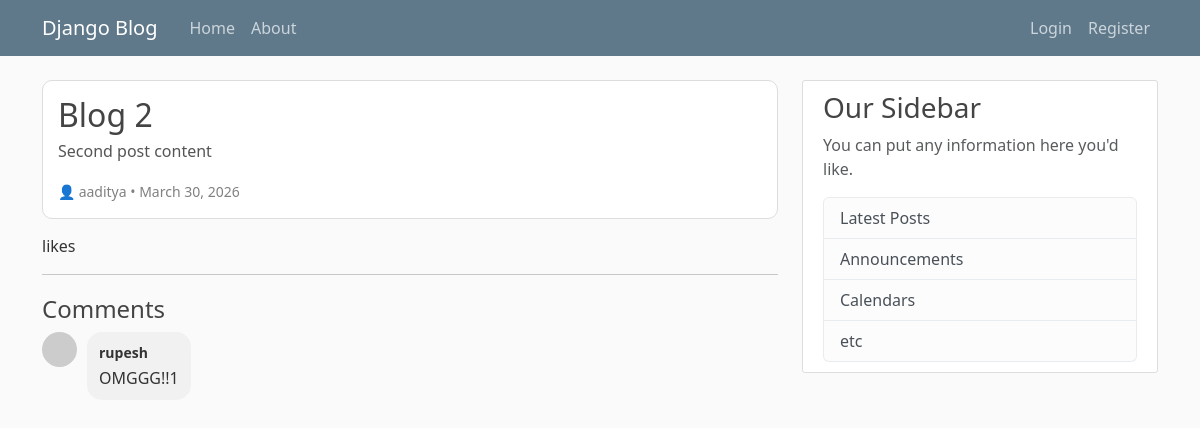
The app's page /post/2/ with its own data.
### blog/models.py (models this page shows, shortened)
class Post(models.Model):
  title=models.CharField(max_length=100)
  content=models.TextField()
  author=models.ForeignKey(User,on_delete=models.CASCADE)
  created_at=models.DateTimeField(auto_now_add=True)

class Comment(models.Model):
  post=models.ForeignKey(Post, on_delete=models.CASCADE, related_name='comments')
  user=models.ForeignKey(User, on_delete=models.CASCADE)
  content=models.TextField()
  created_at=models.DateTimeField(auto_now_add=True)

### blog/views.py (the view)
# urls.py: path('post/<int:pk>/', views.post_detail, name='post-detail'),
def post_detail(request, pk):
    post = get_object_or_404(Post, id=pk)
    comments = post.comments.all()
    is_liked = False
    if request.user.is_authenticated:
        is_liked = Like.objects.filter(post=post, user=request.user).exists()
    if request.method == 'POST':
        if request.user.is_authenticated:
            form = CommentForm(request.POST)
            if form.is_valid():
                comment = form.save(commit=False)
                comment.post = post
                comment.user = request.user
                comment.save()
                return redirect('post-detail', pk=post.id)
        else:
            return redirect('login')
    else:
        form = CommentForm()
    context = {
        'post': post,
        'comments': comments,
        'form': form,
        'is_liked': is_liked
    }
    return render(request, 'blog/post_detail.html', context)

### blog/templates/blog/post_detail.html (shortened to what this page needs)
{% extends "blog/base.html" %}
{% block content %}
<article style="border:1px solid #ddd; padding:15px; border-radius:10px; margin-bottom:15px; background:#fff;">
  <h2 style="margin-bottom:5px;">{{ post.title }}</h2>
  <p style="color:#555;">{{ post.content }}</p>
  <small style="color:gray;">
    👤 {{ post.author }} • {{ post.created_at|date:"F d, Y" }}
  </small>
</article>
<div style="display:flex; align-items:center; gap:10px; margin-top:10px;">
  <p style="margin:0;"><strong>{{ post.likes.count }}</strong> likes</p>
</div>
<hr>
<h4 style="margin-top:20px;">Comments</h4>
{% for comment in comments %}
  <div style="display:flex; gap:10px; margin-bottom:10px;">
    <div style="width:35px; height:35px; border-radius:50%; background:#ccc;"></div>
    <div style="background:#f1f1f1; padding:8px 12px; border-radius:15px; max-width:70%;">
      <strong style="font-size:14px;">{{ comment.user }}</strong>
      <p style="margin:2px 0;">{{ comment.content }}</p>
    </div>
  </div>
{% empty %}
  <p>No comments yet.</p>
{% endfor %}
{% endblock content %}

### blog/static/blog/main.css (style rules this page uses)
body { background: #fafafa; color: #333333; margin-top: 5rem; }
h1, h2, h3, h4, h5, h6 { color: #444444; }

### records on screen
Post: title "Blog 2", content "Second post content", author "aaditya", created_at "March 30, 2026"
Comment: user "rupesh", content "OMGGG!!1"
